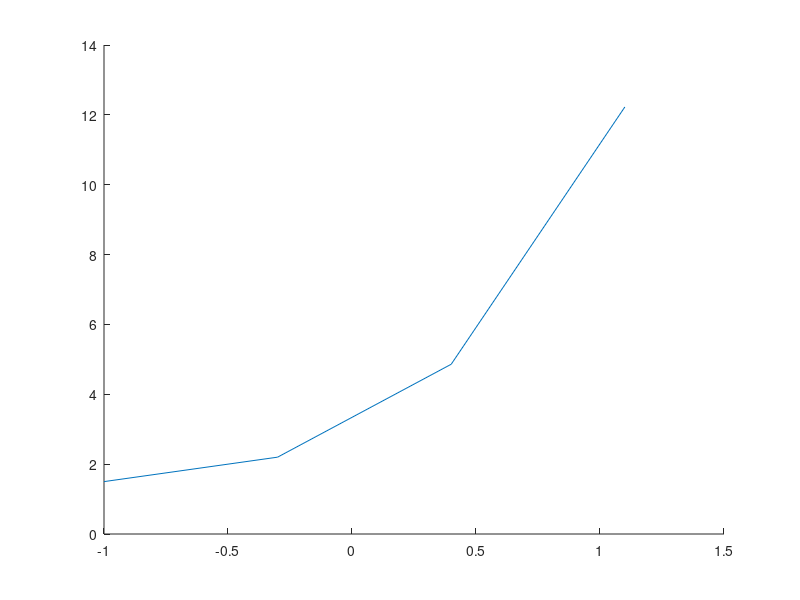

Write MATLAB code to recreate this figure.
clc
clear all
x(1)=-1;
y(1)=1.5;
h=0.7;

totalSteps = ((1.1)-(-1))/h;

for n=1:totalSteps
    x(n+1)=x(n)+h
    y(n+1)=y(n)+h*(2*x(n)+2*y(n))    
end
hold all
plot(x,y)